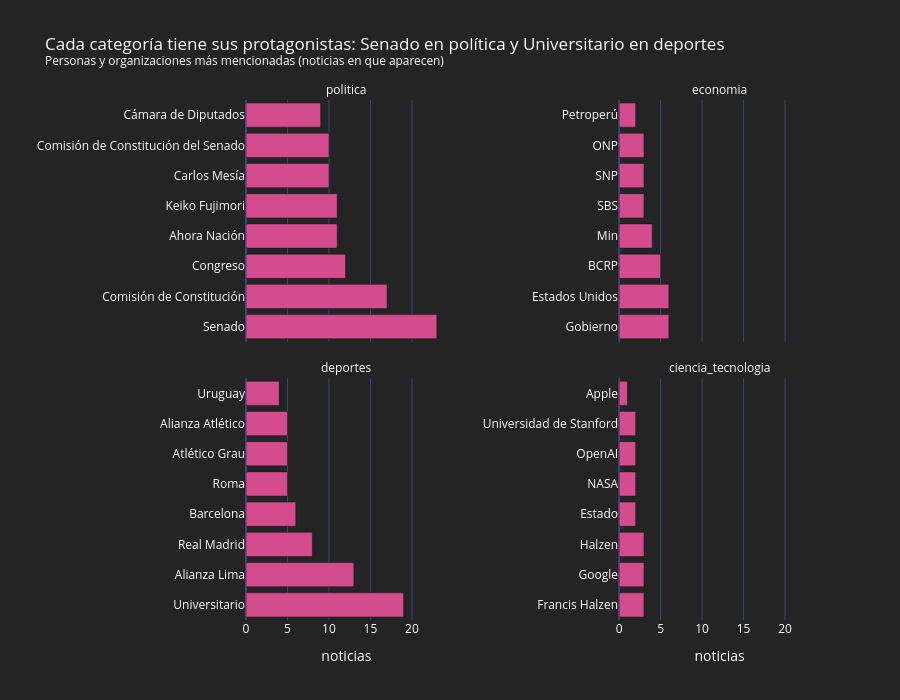

Notebook code for this chart:
### Code cell
top_cat = (entidades[entidades["tipo"].isin(["PER", "ORG"])]
           .groupby(["etiqueta", "entidad"]).size().rename("noticias").reset_index()
           .sort_values("noticias", ascending=False).groupby("etiqueta").head(8))
lider = top_cat.groupby("etiqueta").first()
fig = px.bar(top_cat, x="noticias", y="entidad", facet_col="etiqueta", facet_col_wrap=2, orientation="h",
             category_orders={"etiqueta": CATEGORIAS}, height=700, facet_col_spacing=0.3,
             title=(f"Cada categoría tiene sus protagonistas: {lider.loc['politica', 'entidad']} en política y "
                    f"{lider.loc['deportes', 'entidad']} en deportes"
                    f"<br><sup>Personas y organizaciones más mencionadas (noticias en que aparecen)</sup>"))
fig.update_yaxes(matches=None, showticklabels=True, title="")
fig.for_each_annotation(lambda a: a.update(text=a.text.split("=")[-1]))
fig.show()

### Figure 1 — Plotly figure (JSON) as saved in the notebook; plotly's stock layout.template omitted (floating-point values rounded to 4 significant figures)
{"data": [{"hovertemplate": "etiqueta=politica<br>noticias=%{x}<br>entidad=%{y}<extra></extra>", "legendgroup": "", "marker": {"color": "#d44c8d", "pattern": {"shape": ""}}, "name": "", "orientation": "h", "showlegend": false, "textposition": "auto", "type": "bar", "x": [23, 17, 12, 11, 11, 10, 10, 9], "xaxis": "x3", "y": ["Senado", "Comisión de Constitución", "Congreso", "Ahora Nación", "Keiko Fujimori", "Carlos Mesía", "Comisión de Constitución del Senado", "Cámara de Diputados"], "yaxis": "y3"}, {"hovertemplate": "etiqueta=economia<br>noticias=%{x}<br>entidad=%{y}<extra></extra>", "legendgroup": "", "marker": {"color": "#d44c8d", "pattern": {"shape": ""}}, "name": "", "orientation": "h", "showlegend": false, "textposition": "auto", "type": "bar", "x": [6, 6, 5, 4, 3, 3, 3, 2], "xaxis": "x4", "y": ["Gobierno", "Estados Unidos", "BCRP", "Min", "SBS", "SNP", "ONP", "Petroperú"], "yaxis": "y4"}, {"hovertemplate": "etiqueta=deportes<br>noticias=%{x}<br>entidad=%{y}<extra></extra>", "legendgroup": "", "marker": {"color": "#d44c8d", "pattern": {"shape": ""}}, "name": "", "orientation": "h", "showlegend": false, "textposition": "auto", "type": "bar", "x": [19, 13, 8, 6, 5, 5, 5, 4], "xaxis": "x", "y": ["Universitario", "Alianza Lima", "Real Madrid", "Barcelona", "Roma", "Atlético Grau", "Alianza Atlético", "Uruguay"], "yaxis": "y"}, {"hovertemplate": "etiqueta=ciencia_tecnologia<br>noticias=%{x}<br>entidad=%{y}<extra></extra>", "legendgroup": "", "marker": {"color": "#d44c8d", "pattern": {"shape": ""}}, "name": "", "orientation": "h", "showlegend": false, "textposition": "auto", "type": "bar", "x": [3, 3, 3, 2, 2, 2, 2, 1], "xaxis": "x2", "y": ["Francis Halzen", "Google", "Halzen", "Estado", "NASA", "OpenAI", "Universidad de Stanford", "Apple"], "yaxis": "y2"}], "layout": {"annotations": [{"font": {}, "showarrow": false, "text": "deportes", "x": 0.175, "xanchor": "center", "xref": "paper", "y": 0.465, "yanchor": "bottom", "yref": "paper"}, {"font": {}, "showarrow": false, "text": "ciencia_tecnologia", "x": 0.825, "xanchor": "center", "xref": "paper", "y": 0.465, "yanchor": "bottom", "yref": "paper"}, {"font": {}, "showarrow": false, "text": "politica", "x": 0.175, "xanchor": "center", "xref": "paper", "y": 1.0, "yanchor": "bottom", "yref": "paper"}, {"font": {}, "showarrow": false, "text": "economia", "x": 0.825, "xanchor": "center", "xref": "paper", "y": 1.0, "yanchor": "bottom", "yref": "paper"}], "barmode": "relative", "height": 700, "legend": {"tracegroupgap": 0}, "title": {"text": "Cada categoría tiene sus protagonistas: Senado en política y Universitario en deportes<br><sup>Personas y organizaciones más mencionadas (noticias en que aparecen)</sup>"}, "xaxis": {"anchor": "y", "domain": [0.0, 0.35], "title": {"text": "noticias"}}, "xaxis2": {"anchor": "y2", "domain": [0.65, 1.0], "matches": "x", "title": {"text": "noticias"}}, "xaxis3": {"anchor": "y3", "domain": [0.0, 0.35], "matches": "x", "showticklabels": false}, "xaxis4": {"anchor": "y4", "domain": [0.65, 1.0], "matches": "x", "showticklabels": false}, "yaxis": {"anchor": "x", "domain": [0.0, 0.465], "showticklabels": true, "title": {"text": ""}}, "yaxis2": {"anchor": "x2", "domain": [0.0, 0.465], "showticklabels": true, "title": {"text": ""}}, "yaxis3": {"anchor": "x3", "domain": [0.535, 1.0], "showticklabels": true, "title": {"text": ""}}, "yaxis4": {"anchor": "x4", "domain": [0.535, 1.0], "showticklabels": true, "title": {"text": ""}}}}
